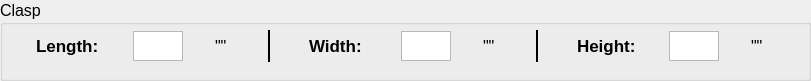
            <widget class="QGroupBox" name="clasp_group_box">
             <property name="geometry">
              <rect>
               <x>40</x>
               <y>160</y>
               <width>811</width>
               <height>81</height>
              </rect>
             </property>
             <property name="font">
              <font>
               <pointsize>12</pointsize>
              </font>
             </property>
             <property name="title">
              <string>Clasp</string>
             </property>
             <widget class="QWidget" name="layoutWidget_6">
              <property name="geometry">
               <rect>
                <x>10</x>
                <y>30</y>
                <width>791</width>
                <height>32</height>
               </rect>
              </property>
              <layout class="QHBoxLayout" name="clasp_hor_layout">
               <item>
                <widget class="QLabel" name="clasp_length_label">
                 <property name="maximumSize">
                  <size>
                   <width>65</width>
                   <height>16777215</height>
                  </size>
                 </property>
                 <property name="font">
                  <font>
                   <pointsize>13</pointsize>
                   <weight>75</weight>
                   <bold>true</bold>
                  </font>
                 </property>
                 <property name="text">
                  <string>Length:</string>
                 </property>
                </widget>
               </item>
               <item>
                <widget class="QPlainTextEdit" name="clasp_len_pt_edit">
                 <property name="maximumSize">
                  <size>
                   <width>50</width>
                   <height>30</height>
                  </size>
                 </property>
                 <property name="plainText">
                  <string/>
                 </property>
                 <property name="backgroundVisible">
                  <bool>false</bool>
                 </property>
                </widget>
               </item>
               <item>
                <widget class="QLabel" name="clasp_len_inch_label">
                 <property name="maximumSize">
                  <size>
                   <width>15</width>
                   <height>16777215</height>
                  </size>
                 </property>
                 <property name="font">
                  <font>
                   <pointsize>12</pointsize>
                  </font>
                 </property>
                 <property name="text">
                  <string>&quot;&quot;</string>
                 </property>
                </widget>
               </item>
               <item>
                <widget class="Line" name="clasp_lw_line">
                 <property name="sizePolicy">
                  <sizepolicy hsizetype="Minimum" vsizetype="Minimum">
                   <horstretch>5</horstretch>
                   <verstretch>0</verstretch>
                  </sizepolicy>
                 </property>
                 <property name="maximumSize">
                  <size>
                   <width>15</width>
                   <height>16777215</height>
                  </size>
                 </property>
                 <property name="font">
                  <font>
                   <pointsize>13</pointsize>
                   <weight>75</weight>
                   <bold>true</bold>
                  </font>
                 </property>
                 <property name="frameShadow">
                  <enum>QFrame::Plain</enum>
                 </property>
                 <property name="lineWidth">
                  <number>2</number>
                 </property>
                 <property name="orientation">
                  <enum>Qt::Vertical</enum>
                 </property>
                </widget>
               </item>
               <item>
                <widget class="QLabel" name="clasp_width_label">
                 <property name="maximumSize">
                  <size>
                   <width>60</width>
                   <height>16777215</height>
                  </size>
                 </property>
                 <property name="font">
                  <font>
                   <pointsize>13</pointsize>
                   <weight>75</weight>
                   <bold>true</bold>
                  </font>
                 </property>
                 <property name="text">
                  <string>Width:</string>
                 </property>
                </widget>
               </item>
               <item>
                <widget class="QPlainTextEdit" name="clasp_width_pt_edit">
                 <property name="maximumSize">
                  <size>
                   <width>50</width>
                   <height>30</height>
                  </size>
                 </property>
                 <property name="plainText">
                  <string/>
                 </property>
                 <property name="backgroundVisible">
                  <bool>false</bool>
                 </property>
                </widget>
               </item>
               <item>
                <widget class="QLabel" name="clasp_width_inch_label">
                 <property name="maximumSize">
                  <size>
                   <width>15</width>
                   <height>16777215</height>
                  </size>
                 </property>
                 <property name="font">
                  <font>
                   <pointsize>12</pointsize>
                  </font>
                 </property>
                 <property name="text">
                  <string>&quot;&quot;</string>
                 </property>
                </widget>
               </item>
               <item>
                <widget class="Line" name="clasp_wh_line">
                 <property name="sizePolicy">
                  <sizepolicy hsizetype="Minimum" vsizetype="Minimum">
                   <horstretch>5</horstretch>
                   <verstretch>0</verstretch>
                  </sizepolicy>
                 </property>
                 <property name="maximumSize">
                  <size>
                   <width>15</width>
                   <height>16777215</height>
                  </size>
                 </property>
                 <property name="font">
                  <font>
                   <pointsize>13</pointsize>
                   <weight>75</weight>
                   <bold>true</bold>
                  </font>
                 </property>
                 <property name="frameShadow">
                  <enum>QFrame::Plain</enum>
                 </property>
                 <property name="lineWidth">
                  <number>2</number>
                 </property>
                 <property name="orientation">
                  <enum>Qt::Vertical</enum>
                 </property>
                </widget>
               </item>
               <item>
                <widget class="QLabel" name="clasp_height_label">
                 <property name="maximumSize">
                  <size>
                   <width>60</width>
                   <height>16777215</height>
                  </size>
                 </property>
                 <property name="font">
                  <font>
                   <pointsize>13</pointsize>
                   <weight>75</weight>
                   <bold>true</bold>
                  </font>
                 </property>
                 <property name="text">
                  <string>Height:</string>
                 </property>
                </widget>
               </item>
               <item>
                <widget class="QPlainTextEdit" name="clasp_height_pt_edit">
                 <property name="maximumSize">
                  <size>
                   <width>50</width>
                   <height>30</height>
                  </size>
                 </property>
                 <property name="plainText">
                  <string/>
                 </property>
                 <property name="backgroundVisible">
                  <bool>false</bool>
                 </property>
                </widget>
               </item>
               <item>
                <widget class="QLabel" name="clasp_height_inch_label">
                 <property name="maximumSize">
                  <size>
                   <width>15</width>
                   <height>16777215</height>
                  </size>
                 </property>
                 <property name="font">
                  <font>
                   <pointsize>12</pointsize>
                  </font>
                 </property>
                 <property name="text">
                  <string>&quot;&quot;</string>
                 </property>
                </widget>
               </item>
              </layout>
             </widget>
            </widget>
